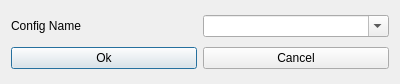
<?xml version="1.0" encoding="UTF-8"?>
<ui version="4.0">
 <class>Dialog</class>
 <widget class="QDialog" name="Dialog">
  <property name="windowModality">
   <enum>Qt::WindowModality::ApplicationModal</enum>
  </property>
  <property name="geometry">
   <rect>
    <x>0</x>
    <y>0</y>
    <width>400</width>
    <height>84</height>
   </rect>
  </property>
  <property name="sizePolicy">
   <sizepolicy hsizetype="Fixed" vsizetype="Fixed">
    <horstretch>0</horstretch>
    <verstretch>0</verstretch>
   </sizepolicy>
  </property>
  <property name="windowTitle">
   <string>Save Config</string>
  </property>
  <property name="sizeGripEnabled">
   <bool>false</bool>
  </property>
  <property name="modal">
   <bool>true</bool>
  </property>
  <layout class="QGridLayout" name="gridLayout">
   <item row="1" column="0">
    <widget class="QLabel" name="label_3">
     <property name="text">
      <string>Config Name</string>
     </property>
     <property name="buddy">
      <cstring>configCmb</cstring>
     </property>
    </widget>
   </item>
   <item row="2" column="0">
    <widget class="QPushButton" name="okBtn">
     <property name="text">
      <string>Ok</string>
     </property>
    </widget>
   </item>
   <item row="1" column="1">
    <widget class="QComboBox" name="configCmb">
     <property name="editable">
      <bool>true</bool>
     </property>
    </widget>
   </item>
   <item row="2" column="1">
    <widget class="QPushButton" name="cancelBtn">
     <property name="text">
      <string>Cancel</string>
     </property>
    </widget>
   </item>
  </layout>
 </widget>
 <resources/>
 <connections/>
</ui>
